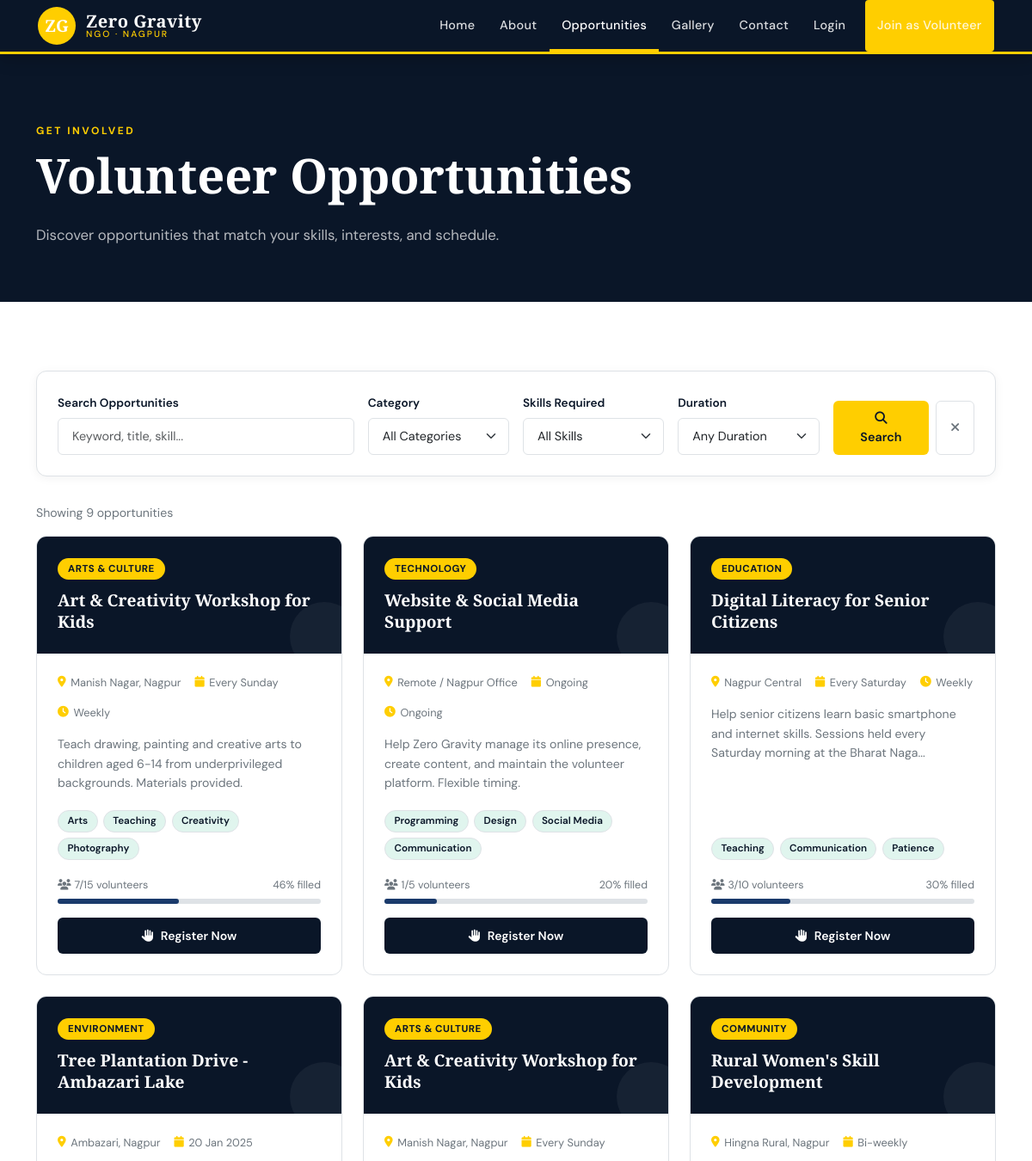
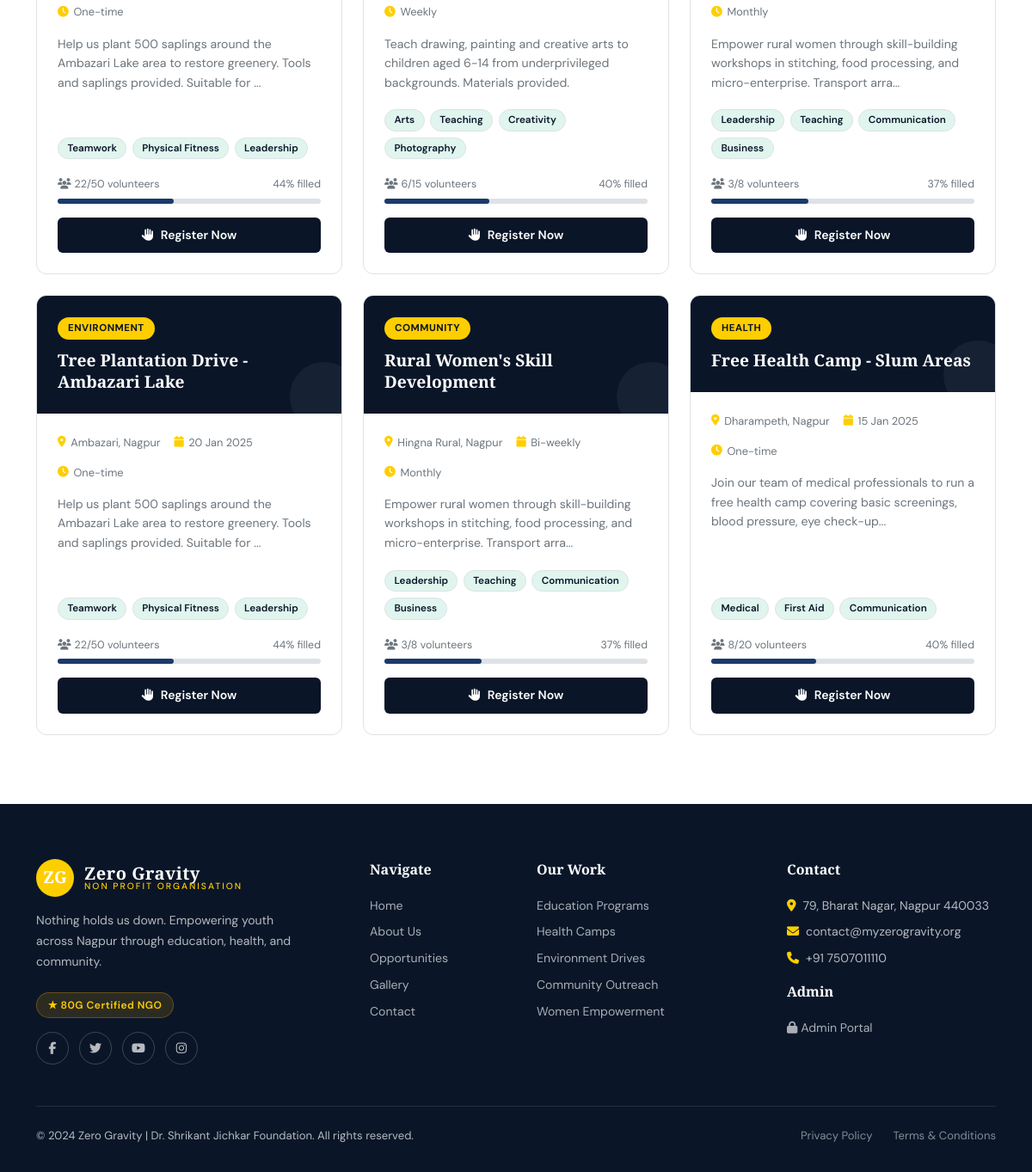
The page /opportunities on the database its author committed (2 pictures, top to bottom).
### tables this page shows
CREATE TABLE opportunities (
        id INTEGER PRIMARY KEY AUTOINCREMENT,
        title TEXT NOT NULL,
        category TEXT NOT NULL,
        location TEXT,
        schedule TEXT,
        duration TEXT,
        slots INTEGER DEFAULT 10,
        registered INTEGER DEFAULT 0,
        skills_required TEXT,
        description TEXT,
        contact_person TEXT,
        posted_date TEXT DEFAULT CURRENT_DATE,
        is_active INTEGER DEFAULT 1
    );

### app.py (the view, shortened to what this page needs)
@app.route('/opportunities')
def opportunities():
    db = get_db()
    q = request.args.get('q', '')
    category = request.args.get('category', '')
    skill = request.args.get('skill', '')
    duration = request.args.get('duration', '')
    sql = 'SELECT * FROM opportunities WHERE is_active=1'
    params = []
    if q:
        sql += ' AND (title LIKE ? OR description LIKE ? OR skills_required LIKE ?)'
        params += [f'%{q}%', f'%{q}%', f'%{q}%']
    if category:
        sql += ' AND category=?'
        params.append(category)
    if skill:
        sql += ' AND skills_required LIKE ?'
        params.append(f'%{skill}%')
    if duration:
        sql += ' AND duration=?'
        params.append(duration)
    opps = db.execute(sql, params).fetchall()
    match_count = 0
    db.close()
    return render_template('opportunities.html',
        opportunities=opps,
        q=q, category=category, skill=skill, duration=duration,
        match_count=match_count,
        current_user=session.get('volunteer_name'))

### app.py (called while the page is built)
def get_db():
    conn = sqlite3.connect(DATABASE)
    conn.row_factory = sqlite3.Row
    return conn

### templates/opportunities.html (shortened to what this page needs)
{% extends "base.html" %}
{% block content %}
<div style="background:var(--zg-deep);padding:5rem 0 3rem;">
  <div class="container">
    <div class="section-label" style="color:var(--zg-gold);">Get Involved</div>
    <h1 class="hero-title" style="font-size:clamp(2rem,5vw,3.5rem);">Volunteer Opportunities</h1>
    <p style="color:rgba(255,255,255,0.7);max-width:560px;font-size:1.05rem;line-height:1.7;margin-top:1rem;">Discover opportunities that match your skills, interests, and schedule.</p>
  </div>
</div>
<section class="section">
  <div class="container">
    <form method="GET" action="{{ url_for('opportunities') }}">
      <div class="filter-bar">
        <div class="row g-3 align-items-end">
          <div class="col-md-4">
            <label class="form-label">Search Opportunities</label>
            <input type="text" class="form-control" name="q" value="{{ q }}" placeholder="Keyword, title, skill...">
          </div>
          <div class="col-md-2">
            <label class="form-label">Category</label>
            <select class="form-select" name="category">
              <option value="">All Categories</option>
            </select>
          </div>
          <div class="col-md-2">
            <label class="form-label">Skills Required</label>
            <select class="form-select" name="skill">
              <option value="">All Skills</option>
            </select>
          </div>
          <div class="col-md-2">
            <label class="form-label">Duration</label>
            <select class="form-select" name="duration">
              <option value="">Any Duration</option>
            </select>
          </div>
          <div class="col-md-2 d-flex gap-2">
            <button type="submit" class="btn-search w-100"><i class="fas fa-search"></i> Search</button>
            <a href="{{ url_for('opportunities') }}" class="btn-reset"><i class="fas fa-times"></i></a>
          </div>
        </div>
      </div>
    </form>
    <div class="d-flex justify-content-between align-items-center mb-3">
      <div style="font-size:0.88rem;color:var(--zg-gray);">Showing {{ opportunities|length }} opportunit{{ 'y' if opportunities|length == 1 else 'ies' }}</div>
    </div>
    {% if opportunities %}
    <div class="row g-4">
      {% for opp in opportunities %}
      <div class="col-md-6 col-lg-4">
        {% include 'partials/opp_card.html' %}
      </div>
      {% endfor %}
    </div>
    {% endif %}
  </div>
</section>
{% endblock %}

### templates/base.html (shortened to what this page needs)
<!DOCTYPE html>
<html lang="en">
<head>
<link href="https://cdnjs.cloudflare.com/ajax/libs/bootstrap/5.3.2/css/bootstrap.min.css" rel="stylesheet">
<link href="https://cdnjs.cloudflare.com/ajax/libs/font-awesome/6.5.0/css/all.min.css" rel="stylesheet">
<link href="{{ url_for('static', filename='css/style.css') }}" rel="stylesheet">
</head>
<body>
<nav class="navbar navbar-expand-lg zg-nav">
  <div class="container">
    <a class="navbar-brand" href="{{ url_for('index') }}">
      <div class="zg-logo-icon">ZG</div>
      <div class="zg-brand-text">
        <span class="name">Zero Gravity</span>
        <span class="tagline">NGO · Nagpur</span>
      </div>
    </a>
    <div class="collapse navbar-collapse" id="navMenu">
      <ul class="navbar-nav ms-auto align-items-lg-center">
        <li class="nav-item"><a class="nav-link {% if request.endpoint=='index' %}nav-active{% endif %}" href="{{ url_for('index') }}">Home</a></li>
        <li class="nav-item"><a class="nav-link {% if request.endpoint=='about' %}nav-active{% endif %}" href="{{ url_for('about') }}">About</a></li>
        <li class="nav-item"><a class="nav-link {% if request.endpoint=='opportunities' %}nav-active{% endif %}" href="{{ url_for('opportunities') }}">Opportunities</a></li>
        <li class="nav-item"><a class="nav-link {% if request.endpoint=='gallery' %}nav-active{% endif %}" href="{{ url_for('gallery') }}">Gallery</a></li>
        <li class="nav-item"><a class="nav-link {% if request.endpoint=='contact' %}nav-active{% endif %}" href="{{ url_for('contact') }}">Contact</a></li>
        {% if current_user %}
        <li class="nav-item"><a class="nav-link {% if request.endpoint=='profile' %}nav-active{% endif %}" href="{{ url_for('profile') }}"><i class="fas fa-user me-1"></i>{{ current_user.split()[0] }}</a></li>
        <li class="nav-item"><a class="nav-link btn-volunteer-nav" href="{{ url_for('logout') }}">Logout</a></li>
        {% else %}
        <li class="nav-item"><a class="nav-link" href="{{ url_for('login') }}">Login</a></li>
        <li class="nav-item"><a class="nav-link btn-volunteer-nav" href="{{ url_for('register') }}">Join as Volunteer</a></li>
        {% endif %}
      </ul>
    </div>
  </div>
</nav>
{% block content %}{% endblock %}
<footer class="zg-footer">
  <div class="container">
    <div class="row g-5">
      <div class="col-lg-4">
        <div style="display:flex; align-items:center; gap:12px; margin-bottom:1rem;">
          <div class="zg-logo-icon">ZG</div>
          <div class="zg-brand-text"><span class="name">Zero Gravity</span><span class="tagline">Non Profit Organisation</span></div>
        </div>
        <p class="footer-desc">Nothing holds us down. Empowering youth across Nagpur through education, health, and community.</p>
        <span class="footer-cert">★ 80G Certified NGO</span>
        <div class="footer-social mt-3">
          <a href="https://www.facebook.com/myzerogravity" class="social-btn" target="_blank"><i class="fab fa-facebook-f"></i></a>
          <a href="https://www.twitter.com/myzerogravity" class="social-btn" target="_blank"><i class="fab fa-twitter"></i></a>
          <a href="https://www.youtube.com/user/nothingholdsusdown" class="social-btn" target="_blank"><i class="fab fa-youtube"></i></a>
          <a href="https://www.instagram.com/myzerogravity" class="social-btn" target="_blank"><i class="fab fa-instagram"></i></a>
        </div>
      </div>
      <div class="col-lg-2 col-md-4">
        <div class="footer-heading">Navigate</div>
        <ul class="footer-links">
          <li><a href="{{ url_for('index') }}">Home</a></li>
          <li><a href="{{ url_for('about') }}">About Us</a></li>
          <li><a href="{{ url_for('opportunities') }}">Opportunities</a></li>
          <li><a href="{{ url_for('gallery') }}">Gallery</a></li>
          <li><a href="{{ url_for('contact') }}">Contact</a></li>
        </ul>
      </div>
      <div class="col-lg-3 col-md-4">
        <div class="footer-heading">Our Work</div>
        <ul class="footer-links">
          <li><a href="#">Education Programs</a></li>
          <li><a href="#">Health Camps</a></li>
          <li><a href="#">Environment Drives</a></li>
          <li><a href="#">Community Outreach</a></li>
          <li><a href="#">Women Empowerment</a></li>
        </ul>
      </div>
      <div class="col-lg-3 col-md-4">
        <div class="footer-heading">Contact</div>
        <ul class="footer-links">
          <li><i class="fas fa-map-marker-alt me-2" style="color:var(--zg-accent);"></i>79, Bharat Nagar, Nagpur 440033</li>
          <li><i class="fas fa-envelope me-2" style="color:var(--zg-accent);"></i>contact@myzerogravity.org</li>
          <li><i class="fas fa-phone me-2" style="color:var(--zg-accent);"></i>+91 7507011110</li>
        </ul>
        <div class="footer-heading mt-3">Admin</div>
        <ul class="footer-links">
          <li><a href="{{ url_for('admin_login') }}"><i class="fas fa-lock me-1"></i>Admin Portal</a></li>
        </ul>
      </div>
    </div>
    <div class="footer-bottom">
      <span>© 2024 Zero Gravity | Dr. Shrikant Jichkar Foundation. All rights reserved.</span>
      <div style="display:flex;gap:1.5rem;">
        <a href="#" style="color:rgba(255,255,255,0.5);font-size:0.82rem;text-decoration:none;">Privacy Policy</a>
        <a href="#" style="color:rgba(255,255,255,0.5);font-size:0.82rem;text-decoration:none;">Terms & Conditions</a>
      </div>
    </div>
  </div>
</footer>
</body>
</html>

### templates/partials/opp_card.html
<div class="opp-card">
  <div class="opp-card-header">
    <div class="opp-category">{{ opp['category'] }}</div>
    <div class="opp-title">{{ opp['title'] }}</div>
  </div>
  <div class="opp-card-body">
    <div class="opp-meta">
      <span class="opp-meta-item"><i class="fas fa-map-marker-alt"></i>{{ opp['location'] }}</span>
      <span class="opp-meta-item"><i class="fas fa-calendar"></i>{{ opp['schedule'] }}</span>
      <span class="opp-meta-item"><i class="fas fa-clock"></i>{{ opp['duration'] }}</span>
    </div>
    <p class="opp-desc">{{ opp['description'][:120] }}{% if opp['description']|length > 120 %}...{% endif %}</p>
    <div class="skill-tags">
      {% for skill in opp['skills_required'].split(',') %}
      <span class="skill-tag">{{ skill.strip() }}</span>
      {% endfor %}
    </div>
    {% set pct = ((opp['registered'] / opp['slots']) * 100)|int if opp['slots'] > 0 else 0 %}
    <div style="margin-bottom:1rem;">
      <div style="display:flex;justify-content:space-between;font-size:0.78rem;color:var(--zg-gray);margin-bottom:0.4rem;">
        <span><i class="fas fa-users me-1"></i>{{ opp['registered'] }}/{{ opp['slots'] }} volunteers</span>
        <span>{{ pct }}% filled</span>
      </div>
      <div style="background:var(--zg-border);border-radius:100px;height:6px;">
        <div style="background:{% if pct > 80 %}var(--zg-accent){% else %}var(--zg-blue){% endif %};height:100%;border-radius:100px;width:{{ pct }}%;"></div>
      </div>
    </div>
    <a href="{{ url_for('apply', opp_id=opp['id']) }}" class="btn-apply">
      {% if opp['registered'] >= opp['slots'] %}⚠ Fully Booked{% else %}<i class="fas fa-hand-paper me-2"></i>Register Now{% endif %}
    </a>
  </div>
</div>

### rows shown on the page
opportunities: category "ARTS & CULTURE", title "Art & Creativity Workshop for Kids", location "Manish Nagar, Nagpur", schedule "Every Sunday", duration "Weekly", description "Teach drawing, painting and creative arts to children aged 6-14 from underprivileged backgrounds. Materials provided.", strip "Arts" "Teaching" "Creativity" "Photography", registered "7", slots "15", pct "46", shows "Register Now"
opportunities: category "TECHNOLOGY", title "Website & Social Media Support", location "Remote / Nagpur Office", schedule "Ongoing", duration "Ongoing", description "Help Zero Gravity manage its online presence, create content, and maintain the volunteer platform. Flexible timing.", strip "Programming" "Design" "Social Media" "Communication", registered "1", slots "5", pct "20", shows "Register Now"
opportunities: category "EDUCATION", title "Digital Literacy for Senior Citizens", location "Nagpur Central", schedule "Every Saturday", duration "Weekly", description "Help senior citizens learn basic smartphone and internet skills. Sessions held every Saturday morning at the Bharat Naga", strip "Teaching" "Communication" "Patience", registered "3", slots "10", pct "30", shows "Register Now"
opportunities: category "ENVIRONMENT", title "Tree Plantation Drive - Ambazari Lake", location "Ambazari, Nagpur", schedule "20 Jan 2025", duration "One-time", description "Help us plant 500 saplings around the Ambazari Lake area to restore greenery. Tools and saplings provided. Suitable for", strip "Teamwork" "Physical Fitness" "Leadership", registered "22", slots "50", pct "44", shows "Register Now"
opportunities: category "ARTS & CULTURE", title "Art & Creativity Workshop for Kids", location "Manish Nagar, Nagpur", schedule "Every Sunday", duration "Weekly", description "Teach drawing, painting and creative arts to children aged 6-14 from underprivileged backgrounds. Materials provided.", strip "Arts" "Teaching" "Creativity" "Photography", registered "6", slots "15", pct "40", shows "Register Now"
opportunities: category "COMMUNITY", title "Rural Women's Skill Development", location "Hingna Rural, Nagpur", schedule "Bi-weekly", duration "Monthly", description "Empower rural women through skill-building workshops in stitching, food processing, and micro-enterprise. Transport arra", strip "Leadership" "Teaching" "Communication" "Business", registered "3", slots "8", pct "37", shows "Register Now"
opportunities: category "ENVIRONMENT", title "Tree Plantation Drive - Ambazari Lake", location "Ambazari, Nagpur", schedule "20 Jan 2025", duration "One-time", description "Help us plant 500 saplings around the Ambazari Lake area to restore greenery. Tools and saplings provided. Suitable for", strip "Teamwork" "Physical Fitness" "Leadership", registered "22", slots "50", pct "44", shows "Register Now"
opportunities: category "COMMUNITY", title "Rural Women's Skill Development", location "Hingna Rural, Nagpur", schedule "Bi-weekly", duration "Monthly", description "Empower rural women through skill-building workshops in stitching, food processing, and micro-enterprise. Transport arra", strip "Leadership" "Teaching" "Communication" "Business", registered "3", slots "8", pct "37", shows "Register Now"
opportunities: category "HEALTH", title "Free Health Camp - Slum Areas", location "Dharampeth, Nagpur", schedule "15 Jan 2025", duration "One-time", description "Join our team of medical professionals to run a free health camp covering basic screenings, blood pressure, eye check-up", strip "Medical" "First Aid" "Communication", registered "8", slots "20", pct "40", shows "Register Now"

### other values the page prints
{{ opportunities|length }} "9"
{{ 'y' if opportunities|length == 1 else 'ies' }} "ies"
